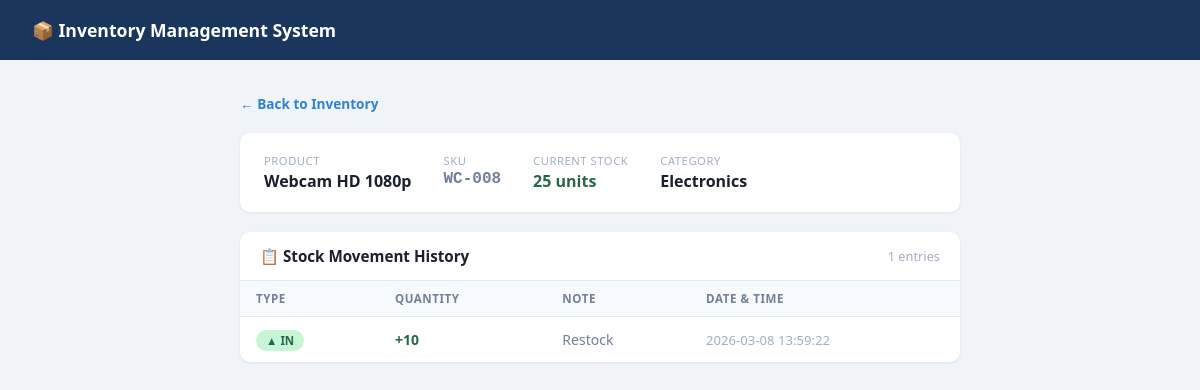
The app's page /movements/8 with its own data.
### tables this page shows
CREATE TABLE products (
            id INTEGER PRIMARY KEY AUTOINCREMENT,
            name TEXT NOT NULL,
            sku TEXT UNIQUE NOT NULL,
            category TEXT NOT NULL,
            quantity INTEGER DEFAULT 0,
            unit_price REAL DEFAULT 0.0,
            supplier TEXT,
            location TEXT,
            low_stock_threshold INTEGER DEFAULT 10,
            created_at TIMESTAMP DEFAULT CURRENT_TIMESTAMP,
            updated_at TIMESTAMP DEFAULT CURRENT_TIMESTAMP
        );

CREATE TABLE stock_movements (
            id INTEGER PRIMARY KEY AUTOINCREMENT,
            product_id INTEGER NOT NULL,
            type TEXT NOT NULL,
            quantity INTEGER NOT NULL,
            note TEXT,
            created_at TIMESTAMP DEFAULT CURRENT_TIMESTAMP,
            FOREIGN KEY(product_id) REFERENCES products(id)
        );

### app.py (the view)
@app.route("/movements/<int:pid>")
def movements(pid):
    conn = get_db()
    product = conn.execute("SELECT * FROM products WHERE id=?", (pid,)).fetchone()
    logs    = conn.execute("""
        SELECT * FROM stock_movements WHERE product_id=? ORDER BY created_at DESC
    """, (pid,)).fetchall()
    conn.close()
    return render_template("movements.html", product=product, logs=logs)

### app.py (called while the page is built)
def get_db():
    conn = sqlite3.connect(DB)
    conn.row_factory = sqlite3.Row
    return conn

### templates/movements.html (shortened to what this page needs)
<!DOCTYPE html>
<html lang="en">
<head>
</head>
<body>
<div class="navbar"><h1>📦 Inventory Management System</h1></div>
<div class="container">
  <a href="/" class="back">← Back to Inventory</a>
  <div class="product-info">
    <div class="info-item">
      <div class="info-label">Product</div>
      <div class="info-val">{{ product.name }}</div>
    </div>
    <div class="info-item">
      <div class="info-label">SKU</div>
      <div class="info-val" style="font-family:monospace; color:#718096">{{ product.sku }}</div>
    </div>
    <div class="info-item">
      <div class="info-label">Current Stock</div>
      <div class="info-val" style="color:#276749">{{ product.quantity }} units</div>
    </div>
    <div class="info-item">
      <div class="info-label">Category</div>
      <div class="info-val">{{ product.category }}</div>
    </div>
  </div>
  <div class="card">
    <div class="card-header">
      <span class="card-title">📋 Stock Movement History</span>
      <span style="font-size:0.8rem; color:#a0aec0">{{ logs|length }} entries</span>
    </div>
    {% if logs %}
    <table>
      <thead>
        <tr><th>Type</th><th>Quantity</th><th>Note</th><th>Date & Time</th></tr>
      </thead>
      <tbody>
        {% for log in logs %}
        <tr>
          <td>
            {% if log.type == 'IN' %}
            <span class="badge-in">▲ IN</span>
            {% else %}
            <span class="badge-out">▼ OUT</span>
            {% endif %}
          </td>
          <td style="font-weight:700">
            {% if log.type == 'IN' %}
            <span style="color:#276749">+{{ log.quantity }}</span>
            {% else %}
            <span style="color:#c53030">-{{ log.quantity }}</span>
            {% endif %}
          </td>
          <td style="color:#718096">{{ log.note or '—' }}</td>
          <td style="color:#a0aec0; font-size:0.82rem">{{ log.created_at }}</td>
        </tr>
        {% endfor %}
      </tbody>
    </table>
    {% else %}
    <div class="empty">No stock movements recorded yet.</div>
    {% endif %}
  </div>
</div>
</body>
</html>

### templates/movements.html (style rules this page uses)
* { box-sizing: border-box; margin: 0; padding: 0; }
body { font-family: system-ui, sans-serif; background: #f0f4f8; color: #1a202c; }
.navbar { background: #1a365d; color: #fff; padding: 0 32px; height: 60px; display: flex; align-items: center; }
.navbar h1 { font-size: 1.1rem; font-weight: 700; }
.container { max-width: 760px; margin: 32px auto; padding: 0 20px; }
.back { display: inline-flex; align-items: center; gap: 6px; color: #3182ce; text-decoration: none; font-size: 0.85rem; margin-bottom: 20px; font-weight: 600; }
.product-info { background: #fff; border-radius: 10px; padding: 20px 24px; margin-bottom: 20px; box-shadow: 0 1px 3px rgba(0,0,0,0.08); display: flex; gap: 32px; flex-wrap: wrap; }
.info-item .info-label { font-size: 0.7rem; color: #a0aec0; text-transform: uppercase; letter-spacing: 0.05em; }
.info-item .info-val { font-size: 1rem; font-weight: 700; margin-top: 2px; }
.card { background: #fff; border-radius: 10px; box-shadow: 0 1px 3px rgba(0,0,0,0.08); overflow: hidden; }
.card-header { padding: 14px 20px; border-bottom: 1px solid #e2e8f0; display: flex; align-items: center; justify-content: space-between; }
.card-title { font-weight: 700; font-size: 0.95rem; }
table { width: 100%; border-collapse: collapse; }
th { padding: 10px 16px; text-align: left; font-size: 0.72rem; color: #718096; text-transform: uppercase; letter-spacing: 0.05em; border-bottom: 1px solid #e2e8f0; background: #f7fafc; }
td { padding: 13px 16px; border-bottom: 1px solid #f0f4f8; font-size: 0.875rem; }
tr:last-child td { border-bottom: none; }
.badge-in { background: #c6f6d5; color: #276749; padding: 3px 10px; border-radius: 100px; font-size: 0.72rem; font-weight: 700; }

### records on screen
products: name "Webcam HD 1080p", sku "WC-008", quantity "25", category "Electronics"
stock_movements: type "▲ IN", quantity "10", note "Restock", created_at "2026-03-08 13:59:22"

### other values on screen
{{ logs|length }} "1"
